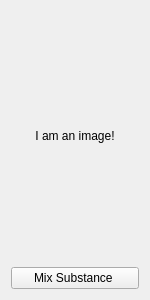
<?xml version="1.0" encoding="UTF-8"?>
<ui version="4.0">
 <class>MysterySubstanceButtonCombo</class>
 <widget class="QWidget" name="MysterySubstanceButtonCombo">
  <property name="geometry">
   <rect>
    <x>0</x>
    <y>0</y>
    <width>150</width>
    <height>300</height>
   </rect>
  </property>
  <property name="maximumSize">
   <size>
    <width>150</width>
    <height>16777215</height>
   </size>
  </property>
  <property name="windowTitle">
   <string>Form</string>
  </property>
  <layout class="QVBoxLayout" name="verticalLayout">
   <item>
    <widget class="QLabel" name="label">
     <property name="text">
      <string>I am an image!</string>
     </property>
     <property name="alignment">
      <set>Qt::AlignCenter</set>
     </property>
    </widget>
   </item>
   <item>
    <widget class="QPushButton" name="selectButton">
     <property name="text">
      <string>Mix Substance </string>
     </property>
     <property name="checkable">
      <bool>true</bool>
     </property>
    </widget>
   </item>
  </layout>
 </widget>
 <resources/>
 <connections/>
</ui>
